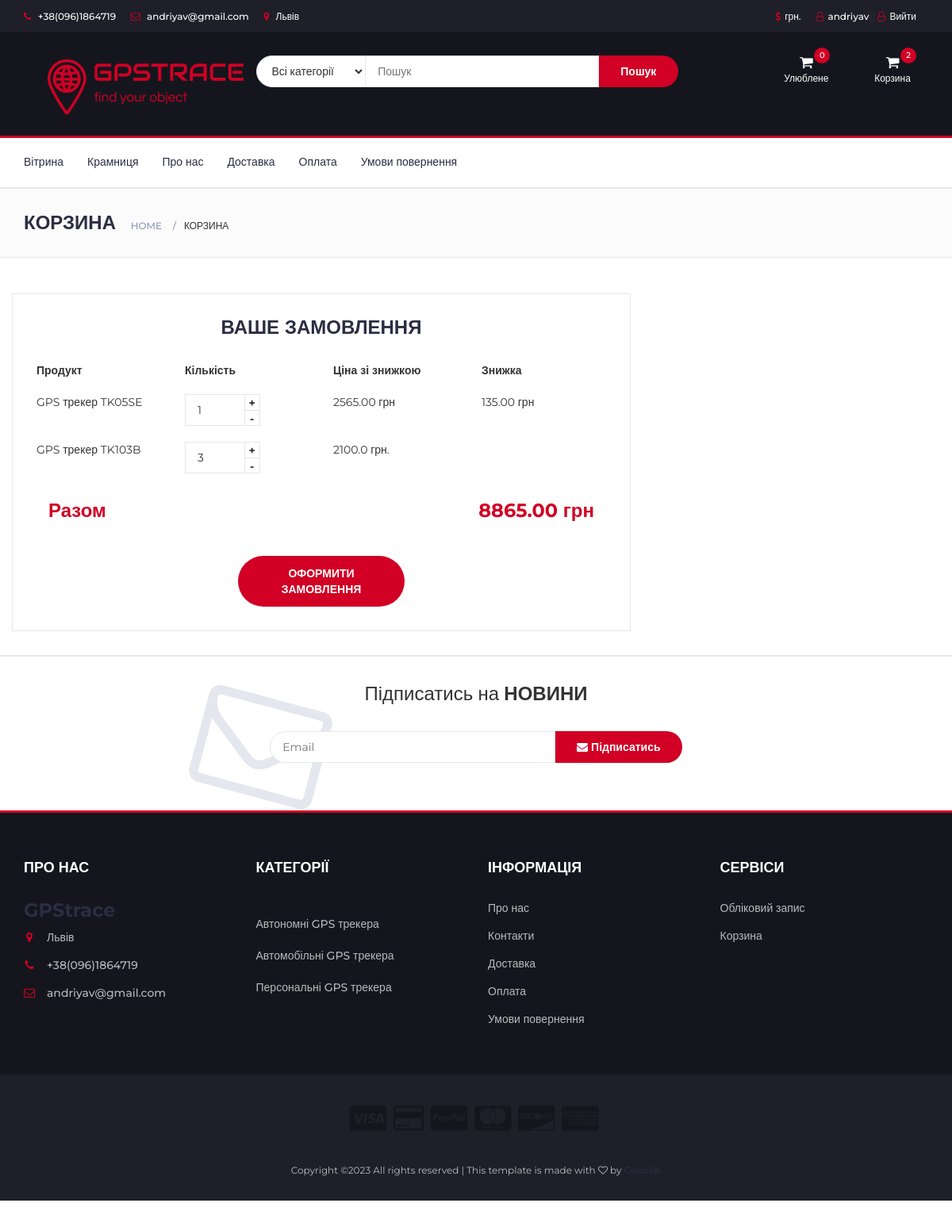
The page /cart (signed in) on the database its author committed.
### account/models.py (models this page shows, shortened)
class UserBase(AbstractBaseUser, PermissionsMixin):
    email = models.EmailField(_('Електронна адреса'), unique=True)
    user_name = models.CharField(max_length=150, unique=True)
    first_name = models.CharField(max_length=150, blank=True)
    about = models.TextField(_(
        'about'), max_length=500, blank=True)
    phone_number = models.CharField(max_length=15, blank=True)
    postcode = models.CharField(max_length=12, blank=True)
    address_line_1 = models.CharField(max_length=150, blank=True)
    address_line_2 = models.CharField(max_length=150, blank=True)
    town_city = models.CharField(max_length=150, blank=True)
    is_active = models.BooleanField(default=False)
    is_staff = models.BooleanField(default=False)
    created = models.DateTimeField(auto_now_add=True)
    updated = models.DateTimeField(auto_now=True)
    objects = CustomAccountManager()
    USERNAME_FIELD = 'email'
    REQUIRED_FIELDS = ['user_name']

### store/models.py (models this page shows, shortened)
class Order(models.Model):
    user = models.ForeignKey(settings.AUTH_USER_MODEL,
                             on_delete=models.CASCADE, null=True, blank=True)
    items = models.ManyToManyField(OrderItem)
    start_date = models.DateTimeField(auto_now_add=True)
    ordered_date = models.DateTimeField()
    ordered = models.BooleanField(default=False)
    ordered_date = models.DateTimeField(null=True)
    first_name = models.CharField(max_length=200,  blank=True, null=True)
    last_name = models.CharField(max_length=200, null=True)
    email = models.CharField(max_length=200, null=True)
    street_address = models.CharField(max_length=200, null=True)
    city = models.CharField(max_length=200, null=True)
    index = models.CharField(max_length=200, null=True)
    phone = models.CharField(max_length=200, null=True)
    first_name_np = models.CharField(max_length=200, blank=True, null=True)
    last_name_np = models.CharField(max_length=200, null=True)
    phone_np = models.CharField(max_length=200, null=True)
    city_np = models.CharField(max_length=200, null=True)
    address_np = models.CharField(max_length=200, null=True)
    order_notes = models.TextField(max_length=5000, null=True, blank=True)
    order_total = models.CharField(max_length=20, null=True, blank=True)
    def get_total(self):
        total = 0
        for order_item in self.items.all():
            total += order_item.get_final_price()
        return total

class OrderItem(models.Model):
    user = models.ForeignKey(settings.AUTH_USER_MODEL,
                             on_delete=models.CASCADE, null=True, blank=True)
    ordered = models.BooleanField(default=False)
    item = models.ForeignKey(Item, on_delete=models.CASCADE)
    quantity = models.IntegerField(default=1)
    def get_total_item_price(self):
        if self.item.discount:
            return self.quantity * (self.item.price - (self.item.price * (self.item.discount / 100)))
        else:
            return self.quantity * self.item.price
    def get_final_price(self):
        return self.get_total_item_price()

class Item(models.Model):
    title = models.CharField(max_length=100, null=True, verbose_name='Назва товару')
    slug = models.SlugField(max_length=100, unique=True, db_index=True, null=True)
    photo = models.ImageField(upload_to='img', null=True)
    price = models.FloatField(blank=True, null=True, verbose_name='Ціна товару')
    discount = models.IntegerField(blank=True, null=True, verbose_name='Знижка у %')
    short_description = models.TextField(max_length=5000, null=True, blank=True, verbose_name='Короткий опис')
    description = models.TextField(max_length=5000, null=True, blank=True, verbose_name='Опис')
    details = models.TextField(max_length=5000, null=True, blank=True, verbose_name='Деталі')
    label = models.CharField(choices=LABEL_CHOICES, max_length=20, null=True, blank=True, verbose_name='Акційна мітка')
    battery = models.IntegerField(choices=BATTERY_CHOICES, null=True, blank=True,
                               verbose_name='Ємність акумуляторної батареї')
    cat = models.ForeignKey('Category', on_delete=models.PROTECT, null=True)
    quantity = models.IntegerField(default=1)
    def discount_price_calculation(self):
        self.discount_price = self.price - (self.price * (self.discount / 100))
        return self.discount_price
    def discount_save_calculation(self):
        self.discount_save = self.price - self.discount_price
        return self.discount_save
    def get_update_cart_url(self):
        return reverse('update-cart', kwargs={'item_slug': self.slug})

class Category(models.Model):
    name = models.CharField(max_length=100, db_index=True, verbose_name='Категорія')
    slug = models.SlugField(max_length=255, unique=True, db_index=True, verbose_name='URL', null=True)
    def get_absolute_url(self):
        return reverse('category', kwargs={'cat_slug': self.slug})

### store/views.py (the view)
# urls.py: path('cart', CartView.as_view(), name='cart'),
class CartView(LoginRequiredMixin, ListView):
    login_url = '/account/login/'
    redirect_field_name = 'cart'
    def get(self, *args, **kwargs):
        try:
            order = Order.objects.get(user=self.request.user, ordered=False)
            context = {
                'object': order
            }
            return render(self.request, 'store/cart.html', context)
        except ObjectDoesNotExist:
            messages.warning(self.request, "У Вас не має активних замовлень")
            return redirect("/")

### cart/context_processors.py (called while the page is built)
def cart(request):
    return {'cart': Cart(request)}

### store/templatetags/store_tags.py (called while the page is built)
@register.inclusion_tag('store/list_categories.html')
def get_categories():
    cats = Category.objects.all()
    return {'cats': cats}

@register.filter
def cart_item_count(user):
    if user.is_authenticated:
        qs = Order.objects.filter(user=user, ordered=False).select_related('user')
        if qs.exists():
            return qs[0].items.count()
    return 0

@register.filter
def get_cart_navbar(user):
    if user.is_authenticated:
        cart_item = OrderItem.objects.filter(user=user, ordered=False).select_related('item')
        if cart_item.exists():
            return cart_item

@register.filter
def get_favorite(user):
    if user.is_authenticated:
        favorite_item = Favorite.objects.filter(user=user).select_related('item_favorite')
        if favorite_item.exists():
            return favorite_item

@register.filter
def get_cart_total_price(user):
    total = 0
    if user.is_authenticated:
        qs_order_item = OrderItem.objects.filter(user=user, ordered=False).select_related("item")
        for prices in qs_order_item:
            if prices.item.discount:
                total_item = prices.quantity * (prices.item.price - (
                            prices.item.price * (prices.item.discount / 100)))
            else:
                total_item = prices.quantity * prices.item.price
            total += total_item
    return total

@register.filter
def favorite_item_count(user):
    if user.is_authenticated:
        qs = Favorite.objects.filter(user=user).select_related("user_id")
        if qs.exists():
            return qs.count()
    return 0

### store/templates/store/cart.html (shortened to what this page needs)
<!DOCTYPE html>
{% load static %}
<html lang="en">
	<head>
 		<link type="text/css" rel="stylesheet" href="{% static 'css/bootstrap.min.css' %}"/>
 		<link type="text/css" rel="stylesheet" href="{% static 'css/slick.css' %}"/>
 		<link type="text/css" rel="stylesheet" href="{% static 'css/slick-theme.css' %}"/>
 		<link type="text/css" rel="stylesheet" href="{% static 'css/nouislider.min.css' %}"/>
 		<link rel="stylesheet" href="{% static 'css/font-awesome.min.css' %}">
 		<link type="text/css" rel="stylesheet" href="{% static 'css/style.css' %}"/>
    </head>
	<body>
{% include "store/navbar.html" %}
		<div id="breadcrumb" class="section">
			<div class="container">
				<div class="row">
					<div class="col-md-10">
						<h3 class="breadcrumb-header">Корзина</h3>
						<ul class="breadcrumb-tree">
							<li><a href="#">Home</a></li>
							<li class="active">Корзина</li>
						</ul>
					</div>
				</div>
			</div>
		</div>
		<div class="section">
			<div class="container">
				<div class="row">
                       {% if object.items.all %}
					<div class="col-md-8 order-details">
						<div class="section-title text-center" align="left">
							<h3 class="title">Ваше замовлення</h3>
						</div>
						<div class="order-summary">
							<div class="row">
							<div class="col-sm-3"><strong>Продукт</strong></div>
							<div class="col-sm-1"><strong>Кількість</strong></div>
								<div class="col-sm-2"></div>
							<div class="col-sm-3"><strong>Ціна зі знижкою</strong></div>
							<div class="col-sm-3"><strong>Знижка</strong></div>
							</div>
							{% for order_item in object.items.all %}
							<div class="row justify-content-md-center">
								<br>
								<div class="col-sm-3">{{order_item.item.title}}</div>
								<div class="col-md-2">
									<form method="get" action="{{ order_item.item.get_update_cart_url }}">
                        <div class="add-to-cart">
                            <div class="qty-label">
                                <div class="input-number">
                                    <input name="order-qty" type="number" value={{order_item.quantity}} onchange="javascript:
									if(this.value != '0') this.form.submit();">
                                    <span class="qty-up">+</span>
                                    <span class="qty-down">-</span>
                                </div>
                            </div>
                        </div>
                    </form>
</div>
<div class="col-sm-1"></div>
									{% if order_item.item.discount %}
								<div class="col-sm-3">
									{{order_item.item.discount_price_calculation | floatformat:2}} грн</div>
									{% else %}
									<div class="col-sm-3">
									{{order_item.item.price}} грн.</div>
									{% endif %}
									{% if order_item.item.discount %}
								<div class="col-sm-3">{{ order_item.item.discount_save_calculation | floatformat:2 }} грн</div>
									{% endif %}
							</div>
							{% endfor %}
							<br>
							<div class="col-sm-10 order-col">
								<div class="order-total"><strong>Разом</strong></div>
								<div class="order-total"><strong>{{object.get_total|floatformat:2}}&nbsp;грн</strong></div>
							</div>
							<div class="col-sm-4"></div>
							<div class="col-sm-4">
						<a href="{% url 'checkout' %}" class="primary-btn order-submit">Оформити замовлення</a>
							</div>
							<div class="col-sm-4"></div>
					</div>
				</div>
			</div>
		</div>
	{% else %}
	<h3> Ваша корзина пуста </h3>
	{% endif %}
			</body>
</html>
{% include "store/footer.html" %}

### store/templates/store/navbar.html (shortened to what this page needs)
<!DOCTYPE html>
{% load static %}
{% load store_tags %}
 <html lang="en">
    <head>
<link type="text/css" rel="stylesheet" href="{% static 'css/bootstrap.min.css' %}"/>
<link type="text/css" rel="stylesheet" href="{% static 'css/slick.css' %}"/>
<link type="text/css" rel="stylesheet" href="{% static 'css/slick-theme.css' %}"/>
<link type="text/css" rel="stylesheet" href="{% static 'css/nouislider.min.css' %}"/>
<link rel="stylesheet" href="{% static 'css/font-awesome.min.css' %}">
<link type="text/css" rel="stylesheet" href="{% static 'css/style.css' %}"/>
	</head>
<header>
    <div id="top-header">
        <div class="container">
            <ul class="header-links pull-left">
                <li><a href="#"><i class="fa fa-phone"></i> +38(096)1864719</a></li>
                <li><a href="#"><i class="fa fa-envelope-o"></i> andriyav@gmail.com</a></li>
                <li><a href="#"><i class="fa fa-map-marker"></i> Львів</a></li>
            </ul>
            <ul class="header-links pull-right">
                <li><a href="#"><i class="fa fa-dollar"></i>грн.</a></li>
                {% if request.user.is_authenticated %}
                <li><a href="{% url "account:dashboard" %}"><i class="fa fa-user-o"></i>{{ user.user_name }}</a>}|
                    <a href="{% url 'logout'  %}"><i class="fa fa-user-o"></i>Вийти</li>
                {% else %}
                <li><a href="{% url "account:login" %}"><i class="fa fa-user-o"></i>Обліковий запис</a></li>
                {% endif %}
            </ul>
        </div>
    </div>
    <div id="header">
        <div class="container">
            <div class="row">
                <div class="col-md-3">
                    <div class="header-logo">
                        <a href="{% url 'home' %}" class="logo">
                            <img src="{% static './img/logo.png' %}" alt="">
                        </a>
                    </div>
                </div>
                    <div class="col-md-6">
                    <div class="header-search">
                        <form action="{% url 'search' %}" method="get">
                            <select class="input-select" name="drop" onchange="javascript:
									if(this.value != '0') this.form.submit();">
                                <option value="" >Всі категорії</option>
                            </select>
                            <input class="input" type="text" name="q" placeholder="Пошук">
                            <button class="search-btn">Пошук</button>
                        </form>
                    </div>
                </div>
                <div class="cart-manu">
                <div class="col-md-3 clearfix">
                    <div class="header-ctn">
                         <div class="dropdown">
                            <a class="dropdown-toggle" data-toggle="dropdown" aria-expanded="true">
                                <i class="fa fa-shopping-cart"></i>
                                <span>Улюблене</span>
                                <div class="qty">{{ request.user|favorite_item_count }}</div>
                            </a>
                        </div>
                        <div class="dropdown">
                            <a class="dropdown-toggle"  data-toggle="dropdown" aria-expanded="true" >
                                <i class="fa fa-shopping-cart" ></i>
                                    <span>Корзина</span>
                                {% if user.is_authenticated %}
                                <div class="qty">{{ request.user|cart_item_count }}</div>
                                {% endif %}
								</div>
                            </div>
                        </div>
                    </div>
            </div>
</header>
<nav id="navigation">
    <div class="container">
        <div id="responsive-nav">
            <ul class="main-nav nav navbar-nav">
                <li><a href="{% url 'home' %}">Вітрина</a></li>
                <li><a href="{% url 'index' %}">Крамниця</a></li>
                <li><a href="{% url 'about' %}">Про нас</a></li>
                <li><a href="{% url 'delivery' %}">Доставка</a></li>
                <li><a href="{% url 'payment' %}">Оплата</a></li>
                <li><a href="{% url 'return_terms' %}">Умови повернення</a></li>
            </ul>
        </div>
    </div>
</nav>

### store/templates/store/list_categories.html
{% load static %}
<ul>
    {% for c in cats %}
    <div><br></div>
    <li><a href="{{c.get_absolute_url}}">{{c.name}}</a></li>
    {% endfor %}
</ul>

### rows shown on the page
UserBase: user_name "andriyav", user|favorite_item_count "0", user|cart_item_count "2"
OrderItem: item "GPS трекер TK05SE", order-qty "1", item.discount_price_calculation "2565.00", item.discount_save_calculation "135.00"
OrderItem: item "GPS трекер TK103B", order-qty "3", item.price "2100.0"
Order: get_total "8865.00"
Category: name "Автономні GPS трекера"
Category: name "Автомобільні GPS трекера"
Category: name "Персональні GPS трекера"
